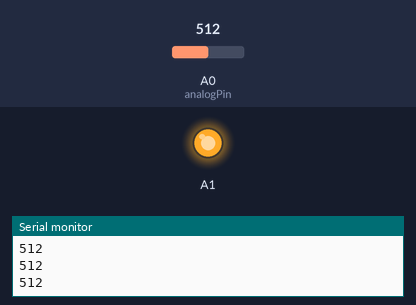
Bench run of a sketch on a simulated Arduino Uno, built with avr-gcc and run on an emulated ATmega328P. Parts: output pins drawn as LEDs (lit = HIGH), the last lines printed to the serial monitor. The test bench sets the inputs (shaded band); at power-on: A0 (analogPin) = 512.

Above: at 1.2 s.
1.3 s: A0 (analogPin) set to 0
At 2.4 s:
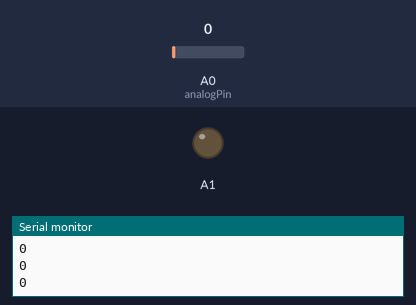
2.8 s: A0 (analogPin) set to 122
At 3.7 s:
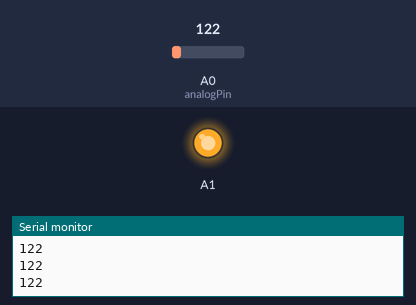
Timing chart, 0 to 5.8 s (numbered marks = the images above; inputs shaded):
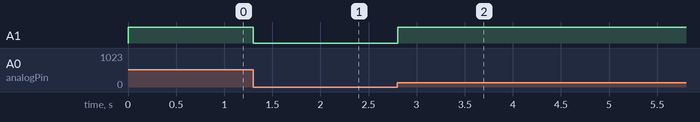

The sketch:

Optogenetics_TTL_Trigger.ino
```cpp
int analogPin = A0; // potentiometer wiper (middle terminal) connected to analog pin 3
                    // outside leads to ground and +5V


int val = 0;  // variable to store the value read

void setup() {
    // put your setup code here, to run once:
  Serial.begin(9600);           //  setup serial
  pinMode(A1, OUTPUT);
}

void loop() {
   // put your main code here, to run repeatedly:
  val = analogRead(analogPin);  // read the input pin
  if(val > 0){
    digitalWrite(A1, HIGH);
  } else {
    digitalWrite(A1, LOW);
  }
  Serial.println(val);        // debug value
}
```

Measured:
- after the input at 1.3 s, A1: HIGH → LOW at once
- after the input at 2.8 s, A1: LOW → HIGH at once
